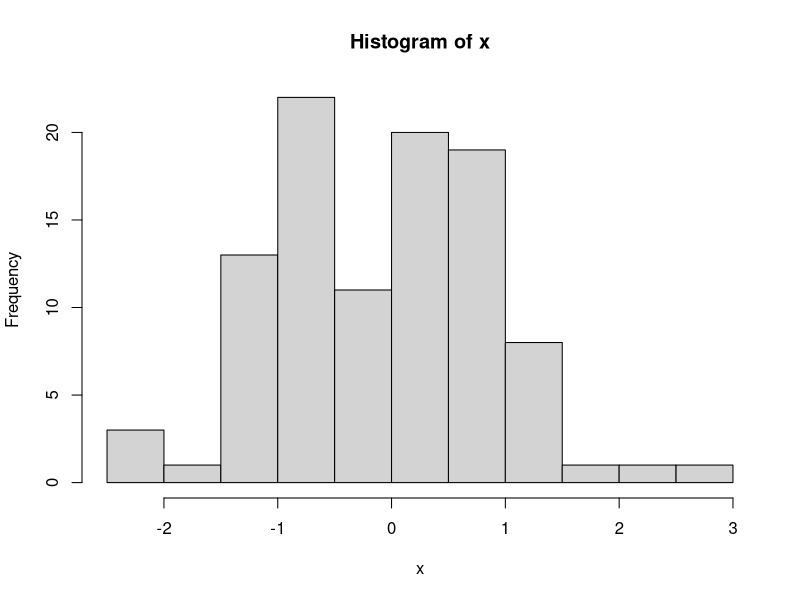
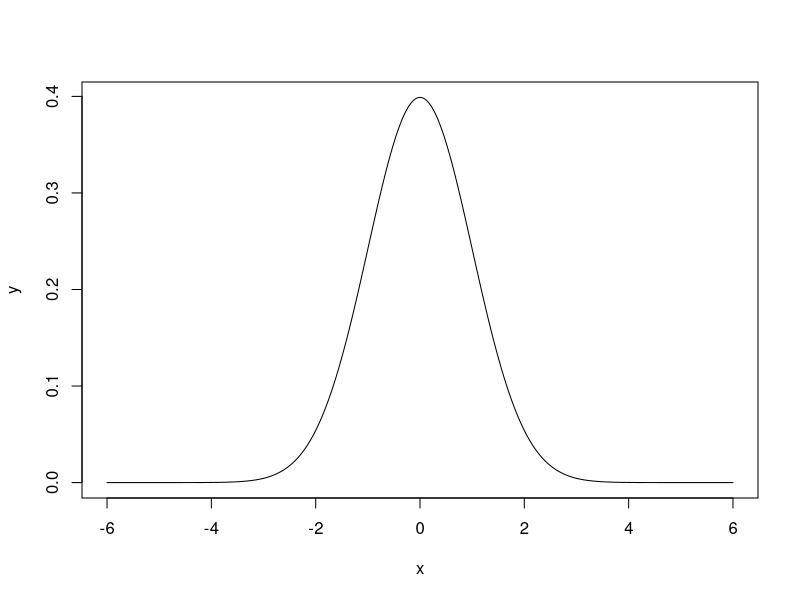

Reproduce these figures in R, in order.
# Distribuição Normal 

# Obs: Caso tenha problemas com a acentuação, consulte este link:
# https://support.rstudio.com/hc/en-us/articles/200532197-Character-Encoding

# Configurando o diretório de trabalho
# Coloque entre aspas o diretório de trabalho que você está usando no seu computador
# Não use diretórios com espaço no nome
projeto_path = "D:/FCDados/[09] - Analise Estatistica 2/[03] - Projetos/"
input_path = "D:/FCDados/[09] - Analise Estatistica 2/[01] - InputData/"
output_path = "D:/FCDados/[09] - Analise Estatistica 2/[02] - OutputData/"
setwd(projeto_path)
getwd()


# A Distribuição Normal, ou Gaussiana, é a mais importante distribuição contínua. 
# Isso por conta de vários fatores, entre eles, o teorema central do limite, o qual é um resultado essencial 
# em aplicações práticas e teóricas, pois garante que, mesmo que os dados não sejam distribuídos segundo uma normal, 
# a média dos dados converge para uma distribuição normal conforme o número de dados aumenta.

# O R inclui funcionalidades para operações com distribuições de probabilidades. 
# Para cada distribuição há 4 operações básicas indicadas pelas letras:

# d: calcula a densidade de probabilidade f(x) no ponto
# p: calcula a função de probabilidade acumulada F(x) no ponto
# q: calcula o quantil correspondente a uma dada probabilidade
# r: retira uma amostra da distribuição

# Para utlizar as funções combina-se uma das letras acima com uma abreviatura do nome da distribuição. 
# Por exemplo, para calcular probabilidades usamos: pnorm para normal, pexp para exponencial, 
# pbinom para binomial, ppois para Poisson e assim por diante.

# x <- rnorm(n, mean, sd)
# Onde n é o tamanho da amostra e mean e sd são parâmetros opcionais relacionados à média e desvio padrão, 
# respectivamente.

# Distribuição Normal
?rnorm
x <- rnorm(100)
hist(x)

# Densidade
# # Observe que o gráfico gerado assemelha-se a uma Gaussiana e não apresenta assimentria. 
# Quando o gráfico da distribuição possui tal forma, há grandes chances de se tratar de uma distribuição normal.
x <- seq(-6, 6, by=0.01)
y <- dnorm(x)
plot(x, y, type="l")

